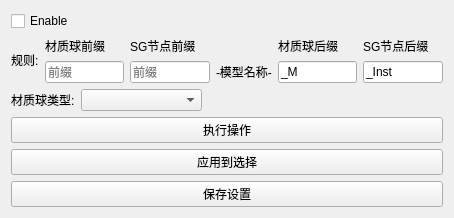
<?xml version="1.0" encoding="UTF-8"?>
<ui version="4.0">
 <class>Form</class>
 <widget class="QWidget" name="Form">
  <property name="geometry">
   <rect>
    <x>0</x>
    <y>0</y>
    <width>454</width>
    <height>211</height>
   </rect>
  </property>
  <property name="windowTitle">
   <string>材质球命名</string>
  </property>
  <layout class="QVBoxLayout" name="verticalLayout_2">
   <item>
    <widget class="QCheckBox" name="checkBox">
     <property name="enabled">
      <bool>true</bool>
     </property>
     <property name="maximumSize">
      <size>
       <width>16777214</width>
       <height>16777215</height>
      </size>
     </property>
     <property name="text">
      <string>Enable</string>
     </property>
     <property name="checked">
      <bool>false</bool>
     </property>
    </widget>
   </item>
   <item>
    <layout class="QVBoxLayout" name="verticalLayout">
     <item>
      <layout class="QHBoxLayout" name="horizontalLayout">
       <item>
        <widget class="QLabel" name="label">
         <property name="text">
          <string>规则:</string>
         </property>
        </widget>
       </item>
       <item>
        <layout class="QVBoxLayout" name="verticalLayout_5">
         <item>
          <widget class="QLabel" name="label_6">
           <property name="text">
            <string>材质球前缀</string>
           </property>
          </widget>
         </item>
         <item>
          <widget class="QLineEdit" name="matPrefixLineEdit">
           <property name="placeholderText">
            <string>前缀</string>
           </property>
          </widget>
         </item>
        </layout>
       </item>
       <item>
        <layout class="QVBoxLayout" name="verticalLayout_6">
         <item>
          <widget class="QLabel" name="label_7">
           <property name="text">
            <string>SG节点前缀</string>
           </property>
          </widget>
         </item>
         <item>
          <widget class="QLineEdit" name="sgPrefixLineEdit">
           <property name="placeholderText">
            <string>前缀</string>
           </property>
          </widget>
         </item>
        </layout>
       </item>
       <item>
        <layout class="QVBoxLayout" name="verticalLayout_7" stretch="1,1">
         <item>
          <spacer name="verticalSpacer">
           <property name="orientation">
            <enum>Qt::Vertical</enum>
           </property>
           <property name="sizeHint" stdset="0">
            <size>
             <width>20</width>
             <height>40</height>
            </size>
           </property>
          </spacer>
         </item>
         <item>
          <widget class="QLabel" name="label_2">
           <property name="text">
            <string>-模型名称-</string>
           </property>
           <property name="margin">
            <number>0</number>
           </property>
           <property name="buddy">
            <cstring>label_2</cstring>
           </property>
          </widget>
         </item>
        </layout>
       </item>
       <item>
        <layout class="QVBoxLayout" name="verticalLayout_3">
         <item>
          <widget class="QLabel" name="label_4">
           <property name="text">
            <string>材质球后缀</string>
           </property>
          </widget>
         </item>
         <item>
          <widget class="QLineEdit" name="matSuffixLineEdit">
           <property name="text">
            <string>_M</string>
           </property>
           <property name="placeholderText">
            <string>后缀</string>
           </property>
          </widget>
         </item>
        </layout>
       </item>
       <item>
        <layout class="QVBoxLayout" name="verticalLayout_4">
         <item>
          <widget class="QLabel" name="label_5">
           <property name="text">
            <string>SG节点后缀</string>
           </property>
          </widget>
         </item>
         <item>
          <widget class="QLineEdit" name="sgSuffixLineEdit">
           <property name="text">
            <string>_Inst</string>
           </property>
           <property name="placeholderText">
            <string>后缀</string>
           </property>
          </widget>
         </item>
        </layout>
       </item>
      </layout>
     </item>
     <item>
      <layout class="QHBoxLayout" name="horizontalLayout_2" stretch="1,5,10">
       <item>
        <widget class="QLabel" name="label_3">
         <property name="text">
          <string>材质球类型:</string>
         </property>
        </widget>
       </item>
       <item>
        <widget class="QComboBox" name="comboBox">
         <property name="placeholderText" stdset="0">
          <string>材质球类型</string>
         </property>
         <item>
          <property name="text">
           <string>blinn</string>
          </property>
         </item>
        </widget>
       </item>
       <item>
        <spacer name="horizontalSpacer">
         <property name="orientation">
          <enum>Qt::Horizontal</enum>
         </property>
         <property name="sizeHint" stdset="0">
          <size>
           <width>40</width>
           <height>20</height>
          </size>
         </property>
        </spacer>
       </item>
      </layout>
     </item>
     <item>
      <widget class="QPushButton" name="applyBtn">
       <property name="text">
        <string>执行操作</string>
       </property>
      </widget>
     </item>
     <item>
      <widget class="QPushButton" name="applyToSelBtn">
       <property name="enabled">
        <bool>true</bool>
       </property>
       <property name="text">
        <string>应用到选择</string>
       </property>
      </widget>
     </item>
     <item>
      <widget class="QPushButton" name="saveSetingBtn">
       <property name="text">
        <string>保存设置</string>
       </property>
      </widget>
     </item>
    </layout>
   </item>
  </layout>
 </widget>
 <resources/>
 <connections/>
</ui>
